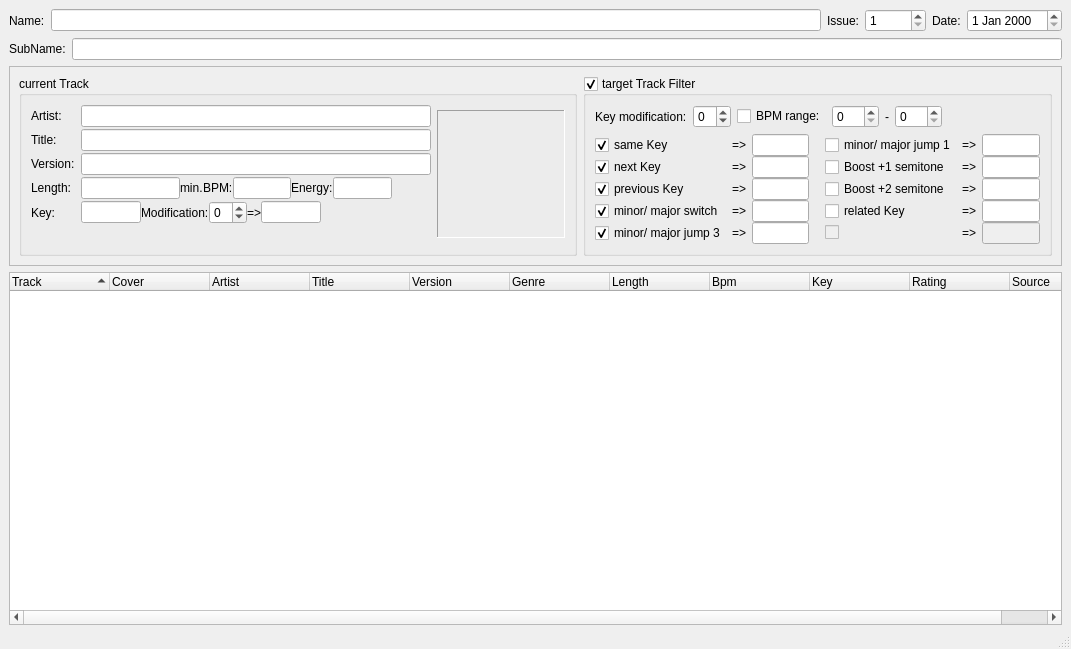
<?xml version="1.0" encoding="UTF-8"?>
<ui version="4.0">
 <class>playlistClass</class>
 <widget class="QMainWindow" name="playlistClass">
  <property name="geometry">
   <rect>
    <x>0</x>
    <y>0</y>
    <width>1071</width>
    <height>649</height>
   </rect>
  </property>
  <property name="windowTitle">
   <string>WinMusik Playlist</string>
  </property>
  <property name="windowIcon">
   <iconset resource="../../resources.qrc">
    <normaloff>:/devices25/resources/tr25x25-0016.png</normaloff>:/devices25/resources/tr25x25-0016.png</iconset>
  </property>
  <property name="iconSize">
   <size>
    <width>16</width>
    <height>16</height>
   </size>
  </property>
  <property name="animated">
   <bool>true</bool>
  </property>
  <property name="documentMode">
   <bool>false</bool>
  </property>
  <widget class="QWidget" name="centralwidget">
   <layout class="QVBoxLayout" name="verticalLayout">
    <property name="bottomMargin">
     <number>2</number>
    </property>
    <item>
     <layout class="QHBoxLayout" name="horizontalLayout">
      <item>
       <widget class="QLabel" name="label">
        <property name="text">
         <string>Name:</string>
        </property>
       </widget>
      </item>
      <item>
       <widget class="QLineEdit" name="playlistName">
        <property name="acceptDrops">
         <bool>false</bool>
        </property>
       </widget>
      </item>
      <item>
       <widget class="QLabel" name="label_2">
        <property name="text">
         <string>Issue:</string>
        </property>
       </widget>
      </item>
      <item>
       <widget class="QSpinBox" name="issueNumber">
        <property name="minimum">
         <number>1</number>
        </property>
        <property name="maximum">
         <number>99999</number>
        </property>
       </widget>
      </item>
      <item>
       <widget class="QLabel" name="label_3">
        <property name="text">
         <string>Date:</string>
        </property>
       </widget>
      </item>
      <item>
       <widget class="QDateEdit" name="issueDate"/>
      </item>
     </layout>
    </item>
    <item>
     <layout class="QHBoxLayout" name="horizontalLayout_2">
      <property name="topMargin">
       <number>0</number>
      </property>
      <item>
       <widget class="QLabel" name="label_4">
        <property name="text">
         <string>SubName:</string>
        </property>
       </widget>
      </item>
      <item>
       <widget class="QLineEdit" name="playlistSubName">
        <property name="acceptDrops">
         <bool>false</bool>
        </property>
       </widget>
      </item>
     </layout>
    </item>
    <item>
     <widget class="QFrame" name="filterFrame">
      <property name="acceptDrops">
       <bool>true</bool>
      </property>
      <property name="frameShape">
       <enum>QFrame::StyledPanel</enum>
      </property>
      <layout class="QHBoxLayout" name="horizontalLayout_4">
       <item>
        <widget class="QGroupBox" name="currentTrackGroupBox">
         <property name="sizePolicy">
          <sizepolicy hsizetype="Expanding" vsizetype="Preferred">
           <horstretch>0</horstretch>
           <verstretch>0</verstretch>
          </sizepolicy>
         </property>
         <property name="acceptDrops">
          <bool>true</bool>
         </property>
         <property name="title">
          <string>current Track</string>
         </property>
         <layout class="QHBoxLayout" name="horizontalLayout_8">
          <item>
           <layout class="QFormLayout" name="formLayout">
            <property name="horizontalSpacing">
             <number>6</number>
            </property>
            <property name="verticalSpacing">
             <number>2</number>
            </property>
            <item row="0" column="0">
             <widget class="QLabel" name="label_5">
              <property name="frameShape">
               <enum>QFrame::NoFrame</enum>
              </property>
              <property name="frameShadow">
               <enum>QFrame::Plain</enum>
              </property>
              <property name="text">
               <string>Artist:</string>
              </property>
             </widget>
            </item>
            <item row="1" column="0">
             <widget class="QLabel" name="label_6">
              <property name="text">
               <string>Title:</string>
              </property>
             </widget>
            </item>
            <item row="2" column="0">
             <widget class="QLabel" name="label_7">
              <property name="text">
               <string>Version:</string>
              </property>
             </widget>
            </item>
            <item row="3" column="0">
             <widget class="QLabel" name="label_8">
              <property name="text">
               <string>Length:</string>
              </property>
             </widget>
            </item>
            <item row="4" column="0">
             <widget class="QLabel" name="label_9">
              <property name="text">
               <string>Key:</string>
              </property>
             </widget>
            </item>
            <item row="4" column="1">
             <layout class="QHBoxLayout" name="horizontalLayout_3">
              <item>
               <widget class="QLineEdit" name="ct_key">
                <property name="maximumSize">
                 <size>
                  <width>60</width>
                  <height>16777215</height>
                 </size>
                </property>
                <property name="readOnly">
                 <bool>true</bool>
                </property>
               </widget>
              </item>
              <item>
               <widget class="QLabel" name="label_10">
                <property name="text">
                 <string>Modification:</string>
                </property>
               </widget>
              </item>
              <item>
               <widget class="QSpinBox" name="ct_modificationSpinBox">
                <property name="minimum">
                 <number>-2</number>
                </property>
                <property name="maximum">
                 <number>2</number>
                </property>
               </widget>
              </item>
              <item>
               <widget class="QLabel" name="label_11">
                <property name="text">
                 <string>=&gt;</string>
                </property>
               </widget>
              </item>
              <item>
               <widget class="QLineEdit" name="ct_modifiedKey">
                <property name="maximumSize">
                 <size>
                  <width>60</width>
                  <height>16777215</height>
                 </size>
                </property>
                <property name="readOnly">
                 <bool>true</bool>
                </property>
               </widget>
              </item>
              <item>
               <spacer name="horizontalSpacer_4">
                <property name="orientation">
                 <enum>Qt::Horizontal</enum>
                </property>
                <property name="sizeHint" stdset="0">
                 <size>
                  <width>40</width>
                  <height>20</height>
                 </size>
                </property>
               </spacer>
              </item>
             </layout>
            </item>
            <item row="3" column="1">
             <layout class="QHBoxLayout" name="horizontalLayout_5">
              <item>
               <widget class="QLineEdit" name="ct_length">
                <property name="maximumSize">
                 <size>
                  <width>100</width>
                  <height>16777215</height>
                 </size>
                </property>
                <property name="readOnly">
                 <bool>true</bool>
                </property>
               </widget>
              </item>
              <item>
               <widget class="QLabel" name="label_12">
                <property name="text">
                 <string>min.</string>
                </property>
               </widget>
              </item>
              <item>
               <widget class="QLabel" name="label_13">
                <property name="text">
                 <string>BPM:</string>
                </property>
               </widget>
              </item>
              <item>
               <widget class="QLineEdit" name="ct_bpm">
                <property name="maximumSize">
                 <size>
                  <width>60</width>
                  <height>16777215</height>
                 </size>
                </property>
                <property name="readOnly">
                 <bool>true</bool>
                </property>
               </widget>
              </item>
              <item>
               <widget class="QLabel" name="label_19">
                <property name="text">
                 <string>Energy:</string>
                </property>
               </widget>
              </item>
              <item>
               <widget class="QLineEdit" name="ct_energy">
                <property name="maximumSize">
                 <size>
                  <width>60</width>
                  <height>16777215</height>
                 </size>
                </property>
                <property name="readOnly">
                 <bool>true</bool>
                </property>
               </widget>
              </item>
              <item>
               <spacer name="horizontalSpacer_3">
                <property name="orientation">
                 <enum>Qt::Horizontal</enum>
                </property>
                <property name="sizeHint" stdset="0">
                 <size>
                  <width>40</width>
                  <height>20</height>
                 </size>
                </property>
               </spacer>
              </item>
             </layout>
            </item>
            <item row="2" column="1">
             <widget class="QLineEdit" name="ct_version">
              <property name="readOnly">
               <bool>true</bool>
              </property>
             </widget>
            </item>
            <item row="1" column="1">
             <widget class="QLineEdit" name="ct_title">
              <property name="readOnly">
               <bool>true</bool>
              </property>
             </widget>
            </item>
            <item row="0" column="1">
             <widget class="QLineEdit" name="ct_artist">
              <property name="readOnly">
               <bool>true</bool>
              </property>
             </widget>
            </item>
           </layout>
          </item>
          <item>
           <widget class="QLabel" name="ct_cover">
            <property name="minimumSize">
             <size>
              <width>128</width>
              <height>128</height>
             </size>
            </property>
            <property name="maximumSize">
             <size>
              <width>128</width>
              <height>128</height>
             </size>
            </property>
            <property name="acceptDrops">
             <bool>true</bool>
            </property>
            <property name="frameShape">
             <enum>QFrame::Panel</enum>
            </property>
            <property name="frameShadow">
             <enum>QFrame::Sunken</enum>
            </property>
            <property name="text">
             <string/>
            </property>
            <property name="scaledContents">
             <bool>true</bool>
            </property>
            <property name="alignment">
             <set>Qt::AlignCenter</set>
            </property>
            <property name="margin">
             <number>0</number>
            </property>
           </widget>
          </item>
         </layout>
        </widget>
       </item>
       <item>
        <widget class="QGroupBox" name="targetTrackGroupBox">
         <property name="sizePolicy">
          <sizepolicy hsizetype="Maximum" vsizetype="Preferred">
           <horstretch>0</horstretch>
           <verstretch>0</verstretch>
          </sizepolicy>
         </property>
         <property name="title">
          <string>target Track Filter</string>
         </property>
         <property name="checkable">
          <bool>true</bool>
         </property>
         <layout class="QVBoxLayout" name="verticalLayout_3">
          <item>
           <layout class="QHBoxLayout" name="horizontalLayout_6">
            <item>
             <widget class="QLabel" name="label_25">
              <property name="text">
               <string>Key modification:</string>
              </property>
             </widget>
            </item>
            <item>
             <widget class="QSpinBox" name="tt_keyModificationSpinBox">
              <property name="minimum">
               <number>-2</number>
              </property>
              <property name="maximum">
               <number>2</number>
              </property>
             </widget>
            </item>
            <item>
             <widget class="QCheckBox" name="tt_bpmCheckBox">
              <property name="text">
               <string>BPM range:</string>
              </property>
              <property name="checked">
               <bool>false</bool>
              </property>
             </widget>
            </item>
            <item>
             <widget class="QSpinBox" name="tt_bpmStartSpinBox">
              <property name="maximum">
               <number>999</number>
              </property>
             </widget>
            </item>
            <item>
             <widget class="QLabel" name="label_27">
              <property name="text">
               <string>-</string>
              </property>
             </widget>
            </item>
            <item>
             <widget class="QSpinBox" name="tt_bpmEndSpinBox">
              <property name="maximum">
               <number>999</number>
              </property>
             </widget>
            </item>
            <item>
             <spacer name="horizontalSpacer">
              <property name="orientation">
               <enum>Qt::Horizontal</enum>
              </property>
              <property name="sizeHint" stdset="0">
               <size>
                <width>40</width>
                <height>20</height>
               </size>
              </property>
             </spacer>
            </item>
           </layout>
          </item>
          <item>
           <layout class="QHBoxLayout" name="horizontalLayout_7">
            <item>
             <layout class="QGridLayout" name="gridLayout">
              <property name="verticalSpacing">
               <number>0</number>
              </property>
              <item row="2" column="2">
               <widget class="QLineEdit" name="tt_previousKey">
                <property name="maximumSize">
                 <size>
                  <width>60</width>
                  <height>16777215</height>
                 </size>
                </property>
                <property name="readOnly">
                 <bool>true</bool>
                </property>
               </widget>
              </item>
              <item row="2" column="0">
               <widget class="QCheckBox" name="tt_previousKeyCheckBox">
                <property name="text">
                 <string>previous Key</string>
                </property>
                <property name="checked">
                 <bool>true</bool>
                </property>
               </widget>
              </item>
              <item row="1" column="2">
               <widget class="QLineEdit" name="tt_nextKey">
                <property name="maximumSize">
                 <size>
                  <width>60</width>
                  <height>16777215</height>
                 </size>
                </property>
                <property name="readOnly">
                 <bool>true</bool>
                </property>
               </widget>
              </item>
              <item row="1" column="0">
               <widget class="QCheckBox" name="tt_nextKeyCheckBox">
                <property name="text">
                 <string>next Key</string>
                </property>
                <property name="checked">
                 <bool>true</bool>
                </property>
               </widget>
              </item>
              <item row="2" column="1">
               <widget class="QLabel" name="label_14">
                <property name="text">
                 <string>=&gt;</string>
                </property>
               </widget>
              </item>
              <item row="3" column="1">
               <widget class="QLabel" name="label_15">
                <property name="text">
                 <string>=&gt;</string>
                </property>
               </widget>
              </item>
              <item row="0" column="1">
               <widget class="QLabel" name="label_16">
                <property name="text">
                 <string>=&gt;</string>
                </property>
               </widget>
              </item>
              <item row="4" column="0">
               <widget class="QCheckBox" name="tt_minorMajorJump3CheckBox">
                <property name="text">
                 <string>minor/ major jump 3</string>
                </property>
                <property name="checked">
                 <bool>true</bool>
                </property>
               </widget>
              </item>
              <item row="4" column="1">
               <widget class="QLabel" name="label_17">
                <property name="text">
                 <string>=&gt;</string>
                </property>
               </widget>
              </item>
              <item row="4" column="2">
               <widget class="QLineEdit" name="tt_minorMajorJump3">
                <property name="maximumSize">
                 <size>
                  <width>60</width>
                  <height>16777215</height>
                 </size>
                </property>
                <property name="readOnly">
                 <bool>true</bool>
                </property>
               </widget>
              </item>
              <item row="0" column="0">
               <widget class="QCheckBox" name="tt_sameKeyCheckBox">
                <property name="text">
                 <string>same Key</string>
                </property>
                <property name="checked">
                 <bool>true</bool>
                </property>
               </widget>
              </item>
              <item row="3" column="0">
               <widget class="QCheckBox" name="tt_minorMajorSwitchCheckBox">
                <property name="text">
                 <string>minor/ major switch</string>
                </property>
                <property name="checked">
                 <bool>true</bool>
                </property>
               </widget>
              </item>
              <item row="3" column="2">
               <widget class="QLineEdit" name="tt_minorMajorSwitch">
                <property name="maximumSize">
                 <size>
                  <width>60</width>
                  <height>16777215</height>
                 </size>
                </property>
                <property name="readOnly">
                 <bool>true</bool>
                </property>
               </widget>
              </item>
              <item row="0" column="2">
               <widget class="QLineEdit" name="tt_sameKey">
                <property name="maximumSize">
                 <size>
                  <width>60</width>
                  <height>16777215</height>
                 </size>
                </property>
                <property name="readOnly">
                 <bool>true</bool>
                </property>
               </widget>
              </item>
              <item row="1" column="1">
               <widget class="QLabel" name="label_18">
                <property name="text">
                 <string>=&gt;</string>
                </property>
               </widget>
              </item>
             </layout>
            </item>
            <item>
             <spacer name="horizontalSpacer_2">
              <property name="orientation">
               <enum>Qt::Horizontal</enum>
              </property>
              <property name="sizeType">
               <enum>QSizePolicy::Fixed</enum>
              </property>
              <property name="sizeHint" stdset="0">
               <size>
                <width>10</width>
                <height>20</height>
               </size>
              </property>
             </spacer>
            </item>
            <item>
             <layout class="QGridLayout" name="gridLayout_3">
              <property name="verticalSpacing">
               <number>0</number>
              </property>
              <item row="1" column="0">
               <widget class="QCheckBox" name="tt_boostSemitone1CheckBox">
                <property name="text">
                 <string>Boost +1 semitone</string>
                </property>
               </widget>
              </item>
              <item row="3" column="1">
               <widget class="QLabel" name="label_21">
                <property name="text">
                 <string>=&gt;</string>
                </property>
               </widget>
              </item>
              <item row="0" column="2">
               <widget class="QLineEdit" name="tt_minorMajorJump1">
                <property name="maximumSize">
                 <size>
                  <width>60</width>
                  <height>16777215</height>
                 </size>
                </property>
                <property name="readOnly">
                 <bool>true</bool>
                </property>
               </widget>
              </item>
              <item row="1" column="1">
               <widget class="QLabel" name="label_24">
                <property name="text">
                 <string>=&gt;</string>
                </property>
               </widget>
              </item>
              <item row="2" column="0">
               <widget class="QCheckBox" name="tt_boostSemitone2CheckBox">
                <property name="text">
                 <string>Boost +2 semitone</string>
                </property>
               </widget>
              </item>
              <item row="4" column="0">
               <widget class="QCheckBox" name="checkBox_16">
                <property name="enabled">
                 <bool>false</bool>
                </property>
                <property name="text">
                 <string/>
                </property>
               </widget>
              </item>
              <item row="2" column="2">
               <widget class="QLineEdit" name="tt_boostSemitone2">
                <property name="maximumSize">
                 <size>
                  <width>60</width>
                  <height>16777215</height>
                 </size>
                </property>
                <property name="readOnly">
                 <bool>true</bool>
                </property>
               </widget>
              </item>
              <item row="2" column="1">
               <widget class="QLabel" name="label_20">
                <property name="text">
                 <string>=&gt;</string>
                </property>
               </widget>
              </item>
              <item row="1" column="2">
               <widget class="QLineEdit" name="tt_boostSemitone1">
                <property name="maximumSize">
                 <size>
                  <width>60</width>
                  <height>16777215</height>
                 </size>
                </property>
                <property name="readOnly">
                 <bool>true</bool>
                </property>
               </widget>
              </item>
              <item row="0" column="0">
               <widget class="QCheckBox" name="tt_minorMajorJump1CheckBox">
                <property name="text">
                 <string>minor/ major jump 1</string>
                </property>
               </widget>
              </item>
              <item row="3" column="0">
               <widget class="QCheckBox" name="tt_relatedKeyCheckBox">
                <property name="text">
                 <string>related Key</string>
                </property>
               </widget>
              </item>
              <item row="3" column="2">
               <widget class="QLineEdit" name="tt_relatedKey">
                <property name="maximumSize">
                 <size>
                  <width>60</width>
                  <height>16777215</height>
                 </size>
                </property>
                <property name="readOnly">
                 <bool>true</bool>
                </property>
               </widget>
              </item>
              <item row="4" column="2">
               <widget class="QLineEdit" name="lineEdit_23">
                <property name="enabled">
                 <bool>false</bool>
                </property>
                <property name="maximumSize">
                 <size>
                  <width>60</width>
                  <height>16777215</height>
                 </size>
                </property>
                <property name="readOnly">
                 <bool>true</bool>
                </property>
               </widget>
              </item>
              <item row="0" column="1">
               <widget class="QLabel" name="label_22">
                <property name="text">
                 <string>=&gt;</string>
                </property>
               </widget>
              </item>
              <item row="4" column="1">
               <widget class="QLabel" name="label_23">
                <property name="text">
                 <string>=&gt;</string>
                </property>
               </widget>
              </item>
             </layout>
            </item>
           </layout>
          </item>
         </layout>
        </widget>
       </item>
      </layout>
     </widget>
    </item>
    <item>
     <widget class="PlaylistTracks" name="tracks">
      <property name="mouseTracking">
       <bool>false</bool>
      </property>
      <property name="contextMenuPolicy">
       <enum>Qt::CustomContextMenu</enum>
      </property>
      <property name="acceptDrops">
       <bool>true</bool>
      </property>
      <property name="showDropIndicator" stdset="0">
       <bool>true</bool>
      </property>
      <property name="dragEnabled">
       <bool>true</bool>
      </property>
      <property name="dragDropOverwriteMode">
       <bool>false</bool>
      </property>
      <property name="dragDropMode">
       <enum>QAbstractItemView::DragOnly</enum>
      </property>
      <property name="defaultDropAction">
       <enum>Qt::IgnoreAction</enum>
      </property>
      <property name="alternatingRowColors">
       <bool>true</bool>
      </property>
      <property name="selectionMode">
       <enum>QAbstractItemView::ExtendedSelection</enum>
      </property>
      <property name="selectionBehavior">
       <enum>QAbstractItemView::SelectRows</enum>
      </property>
      <property name="iconSize">
       <size>
        <width>64</width>
        <height>16</height>
       </size>
      </property>
      <property name="rootIsDecorated">
       <bool>false</bool>
      </property>
      <property name="uniformRowHeights">
       <bool>true</bool>
      </property>
      <property name="itemsExpandable">
       <bool>false</bool>
      </property>
      <property name="sortingEnabled">
       <bool>true</bool>
      </property>
      <property name="expandsOnDoubleClick">
       <bool>false</bool>
      </property>
      <column>
       <property name="text">
        <string>Track</string>
       </property>
      </column>
      <column>
       <property name="text">
        <string>Cover</string>
       </property>
      </column>
      <column>
       <property name="text">
        <string>Artist</string>
       </property>
      </column>
      <column>
       <property name="text">
        <string>Title</string>
       </property>
      </column>
      <column>
       <property name="text">
        <string>Version</string>
       </property>
      </column>
      <column>
       <property name="text">
        <string>Genre</string>
       </property>
      </column>
      <column>
       <property name="text">
        <string>Length</string>
       </property>
      </column>
      <column>
       <property name="text">
        <string>Bpm</string>
       </property>
      </column>
      <column>
       <property name="text">
        <string>Key</string>
       </property>
      </column>
      <column>
       <property name="text">
        <string>Rating</string>
       </property>
      </column>
      <column>
       <property name="text">
        <string>Source</string>
       </property>
      </column>
     </widget>
    </item>
   </layout>
  </widget>
  <widget class="QMenuBar" name="menubar">
   <property name="geometry">
    <rect>
     <x>0</x>
     <y>0</y>
     <width>1071</width>
     <height>23</height>
    </rect>
   </property>
  </widget>
  <widget class="QStatusBar" name="statusbar"/>
 </widget>
 <customwidgets>
  <customwidget>
   <class>PlaylistTracks</class>
   <extends>QTreeWidget</extends>
   <header location="global">src/playlist/playlisttracks.h</header>
  </customwidget>
 </customwidgets>
 <resources>
  <include location="../../resources.qrc"/>
 </resources>
 <connections/>
</ui>
